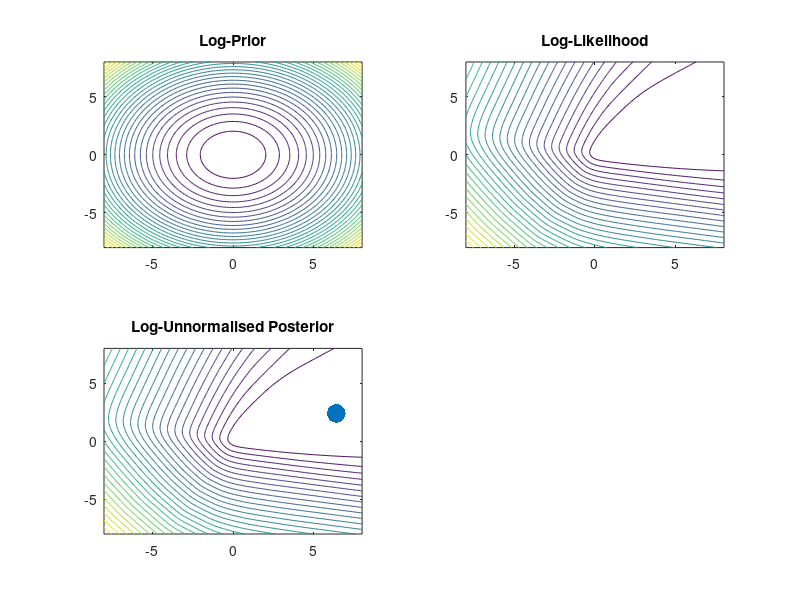

Reproduce this figure in MATLAB. (Note: this script raises an error after producing the figure.)
% logregLaplaceDemoGirolami
% Example of the laplace approximation for logistic regression
% Based on code written by Mark Girolami
%PMTKbroken
clear all
seed = 0; randn('state', seed); rand('state', seed);

% We generate data from two Gaussians:
% x|C=1 ~ gauss([1,5], I)
% x|C=0 ~ gauss([-5,1], 1.1I)
N=30;
D=2;
mu1=[ones(N,1) 5*ones(N,1)];
mu2=[-5*ones(N,1) 1*ones(N,1)];
class1_std = 1;
class2_std = 1.1;
X = [class1_std*randn(N,2)+mu1;2*class2_std*randn(N,2)+mu2];
t = [ones(N,1);zeros(N,1)];
alpha=100; %Variance of prior (alpha=1/lambda)

%Limits and grid size for contour plotting
Range=8;
Step=0.1;
[w1,w2]=meshgrid(-Range:Step:Range,-Range:Step:Range);
[n,n]=size(w1);
W=[reshape(w1,n*n,1) reshape(w2,n*n,1)];

f=W*X';
Log_Prior = log(mvnpdf(W, zeros(1,D), eye(D).*alpha));
Log_Like = W*X'*t - sum(log(1+exp(f)),2); 
Log_Joint = Log_Like + Log_Prior;

figure(1);clf
J=2;K=2;
subplot(J,K,1)
contour(w1,w2,reshape(-Log_Prior,[n,n]),30);
title('Log-Prior');
subplot(J,K,2)
contour(w1,w2,reshape(-Log_Like,[n,n]),30);
title('Log-Likelihood');
subplot(J,K,3)
contour(w1,w2,reshape(-Log_Joint,[n,n]),30);
title('Log-Unnormalised Posterior')
hold

%Identify the parameters w1 & w2 which maximise the posterior (joint)
[i,j]=max(Log_Joint);
plot(W(j,1),W(j,2),'.','MarkerSize',40);

%Compute the Laplace Approximation
[wMAP, C] = logregFitIRLS(t, X, 1/alpha)
Log_Laplace_Posterior = log(mvnpdf(W, wMAP', C)+eps);

subplot(J,K,4);
contour(w1,w2,reshape(-Log_Laplace_Posterior,[n,n]),30);
hold
plot(W(j,1),W(j,2),'.','MarkerSize',40);
title('Laplace Approximation to Posterior')


% logregLaplaceDemoPred
% Plot the predictive distribution for logistic regression

figure(2);clf

% wMAP
subplot(2,2,1)
grid = W; % grid of x1, x2 valyes
pred = 1./(1+exp(-grid*wMAP));
contour(w1,w2,reshape(pred,[n,n]),30);
hold on
plot(X(find(t==1),1),X(find(t==1),2),'r.');
plot(X(find(t==0),1),X(find(t==0),2),'bo');
title('p(y=1|x, wMAP)')

% Samples
subplot(2,2,2)
plot(X(find(t==1),1),X(find(t==1),2),'r.');
hold on
plot(X(find(t==0),1),X(find(t==0),2),'bo');
predMean = zeros(n*n,1);
S = 100;
for i=1:S
  wsamp = mvnrnd(wMAP', C)';
  pred = 1./(1+exp(-grid*wsamp));
  predMean = predMean + pred;
  contour(w1,w2,reshape(pred,[n,n]),[0.5 0.5]);
end
title('decision boundary for sampled w')

% MC 
subplot(2,2,3)
predMean = predMean / S;
contour(w1,w2,reshape(predMean,[n,n]),30);
hold on
plot(X(find(t==1),1),X(find(t==1),2),'r.');
plot(X(find(t==0),1),X(find(t==0),2),'bo');
title('MC approx of p(y=1|x)')

% Numerical
subplot(2,2,4)
pred = logregPredictive(grid, wMAP, C);
contour(w1,w2,reshape(pred,[n,n]),30);
hold on
plot(X(find(t==1),1),X(find(t==1),2),'r.');
plot(X(find(t==0),1),X(find(t==0),2),'bo');
title('numerical approx of p(y=1|x)')
